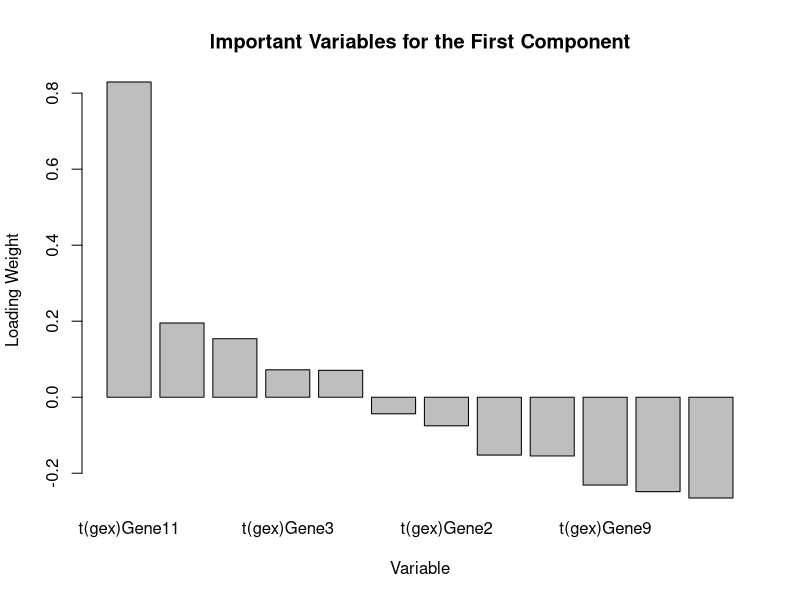

This chart was generated by the following R code: (Note: this script raises an error after producing the figure.)

gex <- matrix(c(2,2,2,7,2,3,4,5,5,2,2,2,1,1,1,1,2,2,2,2), nrow=5, byrow=TRUE)
rownames(gex) <- c("Gene1", "Gene2", "Gene3", "Gene4", "Gene5")
colnames(gex) <- c("Cell1", "Cell2", "Cell3", "Cell4")

PSI <- matrix(c(0.1,0.2,0.1,0.7,0.2,0.3,0.4,0.5,0.1,0.1,0.1,0.1), nrow=3, byrow=TRUE)
rownames(PSI) <- c("Seq1", "Seq2", "Seq3")
colnames(PSI) <- c("Cell1", "Cell2", "Cell3", "Cell4")

# Create a larger gex matrix with 10 genes and 30 cells
set.seed(1)  # For reproducibility
gex <- matrix(sample(1:10, 300, replace = TRUE), nrow = 10)
rownames(gex) <- paste0("Gene", 1:10)
colnames(gex) <- paste0("Cell", 1:30)

# Create a PSI matrix with 3 rows (sequences) and 30 columns (cells)
PSI <- matrix(runif(90, 0, 1), nrow = 3)  # Random values between 0 and 1
rownames(PSI) <- paste0("Seq", 1:3)
colnames(PSI) <- paste0("Cell", 1:30)

# Add the first additional row
gex <- rbind(gex, c(10, rep(1, 29)))
rownames(gex)[nrow(gex)] <- "Gene11"

PSI <- rbind(PSI, c(1, rep(0, 29)))
rownames(PSI)[nrow(PSI)] <- "Seq4"

# Add the second additional row
gex <- rbind(gex, c(rep(2, 15), rep(1, 15)))
rownames(gex)[nrow(gex)] <- "Gene12"

PSI <- rbind(PSI, rep(0.1, 30))
rownames(PSI)[nrow(PSI)] <- "Seq5"

# Load the pls library
library(pls)
set.seed(1)

# Fit the PLSR model using the fourth row of PSI and transposed gex
model <- plsr(PSI[4, ] ~ t(gex), scale = TRUE, validation = "CV", segments = 10)

# Extract and sort the loading weights for the first component
loadings <- loading.weights(model)
first_component_loadings <- loadings[, 1]
important_variables <- sort(first_component_loadings, decreasing = TRUE)

# Print the important variables for the first component
print(important_variables)

# Plot the important variables for the first component
barplot(important_variables, main = "Important Variables for the First Component", xlab = "Variable", ylab = "Loading Weight")


###### Now try it for the actual matrices #####
gex <- gex_mat_aligned
psi_shortlist <- all_samples_mat_aligned_shortlist
psi_one_seq <- all_samples_mat_aligned["ENSG00000138821.14;SLC39A8;chr4-102285948-102285973-102267871-102268079-102304316-102304481", ]

# Fit the PLSR model using the psi_one_seq and gex.
model <- plsr(psi_one_seq ~ gex, scale = TRUE, validation = "CV")
loadings <- loading.weights(model)
first_component_loadings <- loadings[, 1]
important_variables <- sort((first_component_loadings), decreasing = TRUE)

# Print the important variables for the first component
print(important_variables)

# Plot the important variables for the first component
barplot(important_variables, main = "Important Variables for the First Component", xlab = "Variable", ylab = "Loading Weight")

# Output all plots for this sequence:
outdir <- "~/Dropbox (Harvard University)/02Splicing/test2/"
for (seq in c("ENSG00000138821.14;SLC39A8;chr4-102285948-102285973-102267871-102268079-102304316-102304481")) {
  for (gene in colnames(gex_mat_aligned)) {
    gex_values <- gex_mat_aligned[, gene]
    psi_values <- all_samples_mat_aligned_shortlist[seq, ]
    
    # Get cell line name with the highest PSI value.
    cell_line_max_psi <- names(psi_values)[which.max(psi_values)]
    
    # Get the cell line with the highest gene expression value
    cell_line_max_gex <- names(gex_values)[which.max(gex_values)]
    
    # Check if the cell line with the highest PSI value also has the highest gene expression
      # Create a dataframe for plotting
      plot_df <- data.frame(gex_values, psi_values, cell_line = rownames(gex_mat_aligned))
      
      # Generate the scatter plot
      p <- ggplot(plot_df, aes(x = gex_values, y = psi_values, color = cell_line)) +
        geom_point() +
        theme_minimal() +
        labs(x = "Gene expression", y = paste(seq, "PSI")) +
        ggtitle(paste(important_variables[which(names(important_variables) == gene)], seq, "and", gene))
      
      # Save the plot to a file
      ggsave(filename = paste0(outdir, "oneseq_",gene, "_", seq, "_scatter_plot_shortlist.png"), plot = p, width = 8, height = 6)
  }
}

# Plot heatmap of the psi_shortlist
pheatmap::pheatmap(all_samples_mat_aligned_shortlist, cluster_rows = T, cluster_cols = T, main = "PSI values for all samples")
